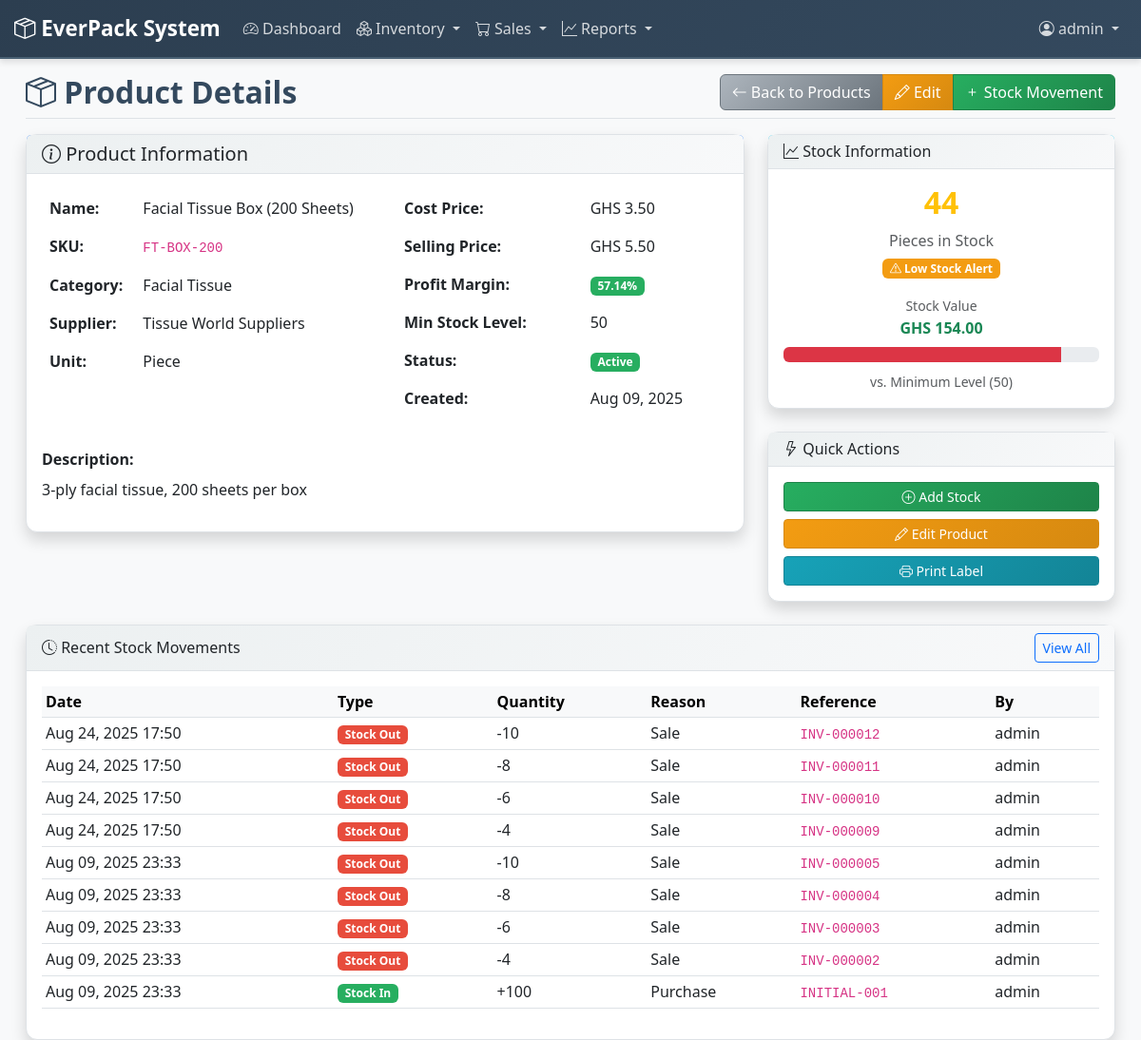
Before: /inventory/products/3/ (signed in) with the older database file.
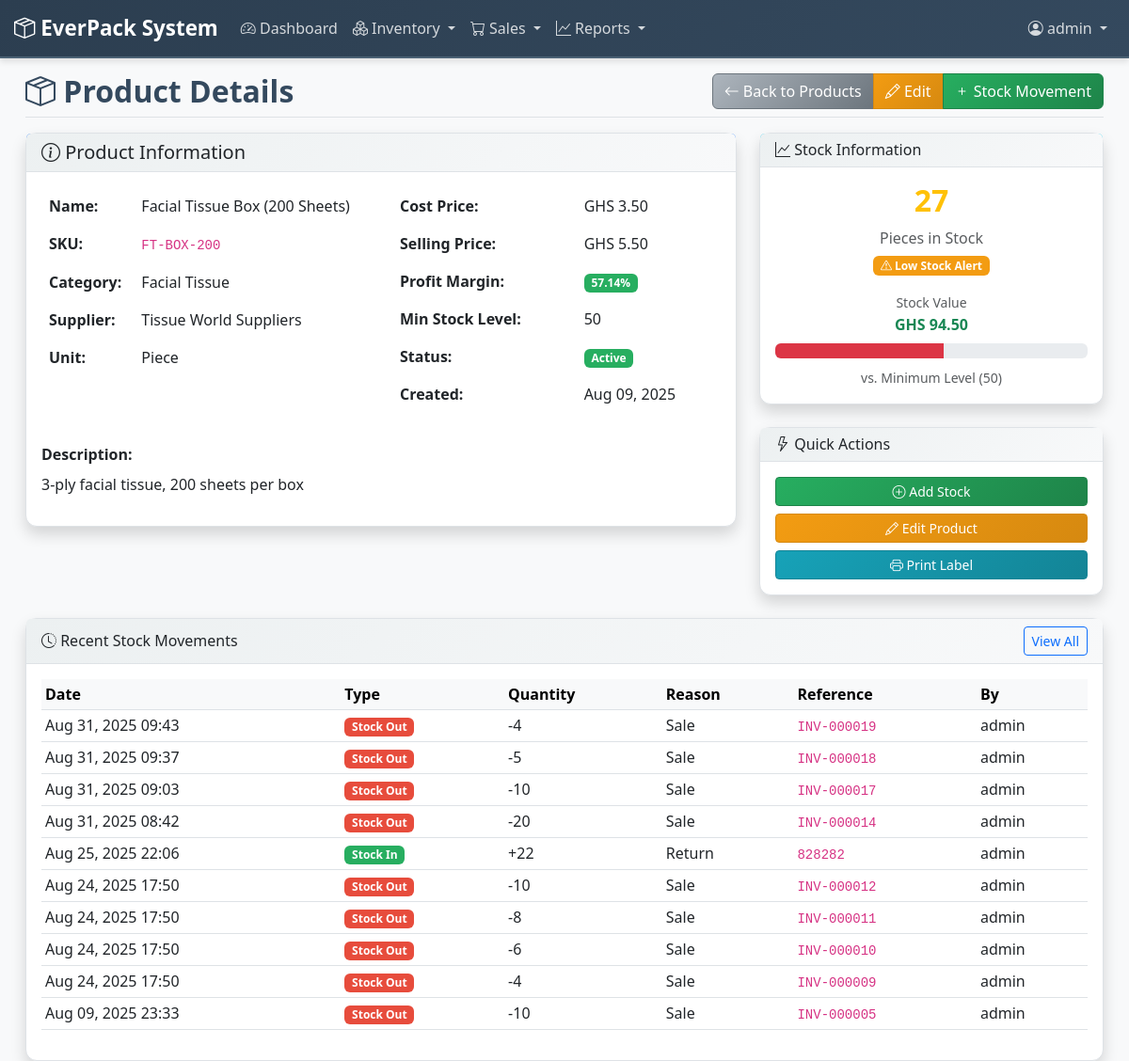
After: the same page with the newer database file.
### inventory/models.py (models this page shows, shortened)
class Product(models.Model):
    UNIT_CHOICES = [
        ('PACK', 'Pack'),
        ('CARTON', 'Carton'),
        ('PIECE', 'Piece'),
        ('ROLL', 'Roll'),
    ]
    name = models.CharField(max_length=200)
    description = models.TextField(blank=True)
    category = models.ForeignKey(Category, on_delete=models.CASCADE, related_name='products')
    sku = models.CharField(max_length=50, unique=True, help_text="Stock Keeping Unit")
    barcode = models.CharField(max_length=100, blank=True, null=True)
    unit = models.CharField(max_length=10, choices=UNIT_CHOICES, default='PACK')
    cost_price = models.DecimalField(max_digits=10, decimal_places=2)
    selling_price = models.DecimalField(max_digits=10, decimal_places=2)
    minimum_stock_level = models.PositiveIntegerField(default=10)
    supplier = models.ForeignKey(Supplier, on_delete=models.CASCADE, related_name='products')
    created_at = models.DateTimeField(auto_now_add=True)
    updated_at = models.DateTimeField(auto_now=True)
    is_active = models.BooleanField(default=True)
    @property
    def current_stock(self):
        stock_in = self.stock_movements.filter(movement_type='IN').aggregate(
            total=models.Sum('quantity'))['total'] or 0
        stock_out = self.stock_movements.filter(movement_type='OUT').aggregate(
            total=models.Sum('quantity'))['total'] or 0
        return stock_in - stock_out
    @property
    def stock_value(self):
        return self.current_stock * self.cost_price
    @property
    def is_low_stock(self):
        return self.current_stock <= self.minimum_stock_level
    @property
    def profit_margin(self):
        if self.cost_price > 0:
            return ((self.selling_price - self.cost_price) / self.cost_price) * 100
        return 0
    class Meta:
        ordering = ['name']

class StockMovement(models.Model):
    MOVEMENT_TYPES = [
        ('IN', 'Stock In'),
        ('OUT', 'Stock Out'),
        ('ADJUSTMENT', 'Adjustment'),
    ]
    MOVEMENT_REASONS = [
        ('PURCHASE', 'Purchase'),
        ('SALE', 'Sale'),
        ('RETURN', 'Return'),
        ('DAMAGE', 'Damage'),
        ('THEFT', 'Theft'),
        ('ADJUSTMENT', 'Stock Adjustment'),
        ('TRANSFER', 'Transfer'),
    ]
    product = models.ForeignKey(Product, on_delete=models.CASCADE, related_name='stock_movements')
    movement_type = models.CharField(max_length=10, choices=MOVEMENT_TYPES)
    quantity = models.PositiveIntegerField()
    reason = models.CharField(max_length=20, choices=MOVEMENT_REASONS)
    reference_number = models.CharField(max_length=100, blank=True, help_text="Invoice/Receipt number")
    notes = models.TextField(blank=True)
    created_by = models.ForeignKey(User, on_delete=models.CASCADE)
    created_at = models.DateTimeField(auto_now_add=True)
    class Meta:
        ordering = ['-created_at']

class Category(models.Model):
    name = models.CharField(max_length=100, unique=True)
    description = models.TextField(blank=True)
    created_at = models.DateTimeField(auto_now_add=True)
    class Meta:
        ordering = ['name']
        verbose_name_plural = 'Categories'

class Supplier(models.Model):
    name = models.CharField(max_length=200)
    contact_person = models.CharField(max_length=100)
    phone = models.CharField(max_length=20)
    email = models.EmailField(blank=True, null=True)
    address = models.TextField()
    created_at = models.DateTimeField(auto_now_add=True)
    updated_at = models.DateTimeField(auto_now=True)
    is_active = models.BooleanField(default=True)
    class Meta:
        ordering = ['name']

### inventory/views.py (the view)
# urls.py: path('products/<int:pk>/', views.ProductDetailView.as_view(), name='product_detail'),
class ProductDetailView(LoginRequiredMixin, DetailView):
    model = Product
    template_name = 'inventory/product_detail.html'
    context_object_name = 'product'
    def get_context_data(self, **kwargs):
        context = super().get_context_data(**kwargs)
        if self.object.minimum_stock_level > 0:
            stock_percentage = (self.object.current_stock / self.object.minimum_stock_level) * 100
            context['stock_percentage'] = min(100, stock_percentage)  # Cap at 100% for display
        else:
            context['stock_percentage'] = 100 if self.object.current_stock > 0 else 0
        return context

### accounts/templatetags/role_tags.py (called while the page is built, shortened)
@register.filter
def get_user_role(user):
    if not user or not user.is_authenticated:
        return None
    if user.is_superuser:
        return 'admin'

@register.simple_tag
def can_access_app(user, app_name):
    role = get_user_role(user)
    role_permissions = {
        'admin': ['dashboard', 'inventory', 'sales', 'reports', 'accounts'],
        'manager': ['dashboard', 'inventory', 'sales', 'reports', 'accounts'],
        'sales_rep': ['dashboard', 'inventory', 'sales']
    }
    if not role or role not in role_permissions:
        return False
    return app_name in role_permissions[role]

@register.simple_tag
def can_perform_action(user, action):
    role = get_user_role(user)
    role_actions = {
        'admin': ['view', 'add', 'change', 'delete'],
        'manager': ['view', 'add', 'change'],
        'sales_rep': ['view', 'add', 'change']
    }
    if not role or role not in role_actions:
        return False
    return action in role_actions[role]

### templates/inventory/product_detail.html (shortened to what the changed rows need)
{% extends 'base.html' %}
{% load role_tags %}
{% block page_title %}
    <i class="bi bi-box-seam"></i> Product Details
{% endblock %}
{% block content %}
<div class="row">
    <div class="col-lg-8">
        <div class="card shadow mb-4">
            <div class="card-body">
                <div class="row">
                    <div class="col-md-6">
                        <table class="table table-borderless">
                            <tr>
                                <td><strong>Name:</strong></td>
                                <td>{{ product.name }}</td>
                            </tr>
                            <tr>
                                <td><code>{{ product.sku }}</code></td>
                            </tr>
                            <tr>
                                <td><strong>Category:</strong></td>
                                <td>{{ product.category.name }}</td>
                            </tr>
                            <tr>
                                <td><strong>Supplier:</strong></td>
                                <td>{{ product.supplier.name }}</td>
                            </tr>
                            <tr>
                                <td><strong>Unit:</strong></td>
                                <td>{{ product.get_unit_display }}</td>
                            </tr>
                        </table>
                    </div>
                    <div class="col-md-6">
                        <table class="table table-borderless">
                            <tr>
                                <td><strong>Cost Price:</strong></td>
                                <td>GHS {{ product.cost_price }}</td>
                            </tr>
                            <tr>
                                <td><strong>Selling Price:</strong></td>
                                <td>GHS {{ product.selling_price }}</td>
                            </tr>
                            <tr>
                                <td>
                                    <span class="badge {% if product.profit_margin >= 20 %}bg-success{% elif product.profit_margin >= 10 %}bg-warning{% else %}bg-danger{% endif %}">
                                        {{ product.profit_margin|floatformat:2 }}%
                                    </span>
                                </td>
                            </tr>
                            <tr>
                                <td><strong>Min Stock Level:</strong></td>
                                <td>{{ product.minimum_stock_level }}</td>
                            </tr>
                            <tr>
                                <td><strong>Created:</strong></td>
                                <td>{{ product.created_at|date:"M d, Y" }}</td>
                            </tr>
                        </table>
                    </div>
                </div>
                {% if product.description %}
                <div class="mt-3">
                    <strong>Description:</strong>
                    <p class="mt-2">{{ product.description }}</p>
                </div>
                {% endif %}
            </div>
        </div>
    </div>
    <div class="col-lg-4">
        <div class="card shadow mb-4">
            <div class="card-body text-center">
                <div class="mb-3">
                    <h2 class="{% if product.is_low_stock %}text-warning{% elif product.current_stock == 0 %}text-danger{% else %}text-success{% endif %}">
                        {{ product.current_stock }}
                    </h2>
                    <p class="text-muted mb-1">{{ product.get_unit_display }}s in Stock</p>
                    {% if product.is_low_stock %}
                        <span class="badge bg-warning">
                            <i class="bi bi-exclamation-triangle"></i> Low Stock Alert
                        </span>
                    {% elif product.current_stock == 0 %}
                        <span class="badge bg-danger">
                            <i class="bi bi-x-circle"></i> Out of Stock
                        </span>
                    {% else %}
                        <span class="badge bg-success">
                            <i class="bi bi-check-circle"></i> In Stock
                        </span>
                    {% endif %}
                </div>
                <div class="row text-center">
                    <div class="col-12 mb-2">
                        <small class="text-muted">Stock Value</small><br>
                        <strong class="text-success">GHS {{ product.stock_value|floatformat:2 }}</strong>
                    </div>
                </div>
                <div class="progress mb-2">
                    <div class="progress-bar {% if stock_percentage <= 100 %}bg-danger{% elif stock_percentage <= 150 %}bg-warning{% else %}bg-success{% endif %}"
                         style="width: {{ stock_percentage|floatformat:0 }}%">
                    </div>
                </div>
                <small class="text-muted">vs. Minimum Level ({{ product.minimum_stock_level }})</small>
            </div>
        </div>
                    {% can_perform_action user 'delete' as can_manage_stock %}
                    {% can_perform_action user 'change' as can_edit %}
    </div>
</div>
{% can_perform_action user 'delete' as can_manage_stock %}
{% if can_manage_stock %}
<div class="row mt-4">
    <div class="col-12">
        <div class="card shadow">
            <div class="card-body">
                <div class="table-responsive">
                    <table class="table table-hover table-sm">
                        <thead class="table-light">
                            <tr>
                                <th>Date</th>
                                <th>Type</th>
                                <th>Quantity</th>
                                <th>Reason</th>
                                <th>Reference</th>
                                <th>By</th>
                            </tr>
                        </thead>
                        <tbody>
                            {% for movement in product.stock_movements.all|slice:":10" %}
                            <tr>
                                <td>{{ movement.created_at|date:"M d, Y H:i" }}</td>
                                <td>
                                    <span class="badge {% if movement.movement_type == 'IN' %}bg-success{% elif movement.movement_type == 'OUT' %}bg-danger{% else %}bg-warning{% endif %}">
                                        {{ movement.get_movement_type_display }}
                                    </span>
                                </td>
                                <td>
                                    {% if movement.movement_type == 'IN' %}+{% elif movement.movement_type == 'OUT' %}-{% endif %}{{ movement.quantity }}
                                </td>
                                <td>{{ movement.get_reason_display }}</td>
                                <td>
                                    {% if movement.reference_number %}
                                        <code>{{ movement.reference_number }}</code>
                                    {% else %}
                                        -
                                    {% endif %}
                                </td>
                                <td>{{ movement.created_by.get_full_name|default:movement.created_by.username }}</td>
                            </tr>
                            {% empty %}
                            <tr>
                                <td colspan="6" class="text-center text-muted">No stock movements found</td>
                            </tr>
                            {% endfor %}
                        </tbody>
                    </table>
                </div>
            </div>
        </div>
    </div>
</div>
{% endif %}
{% endblock %}

Changed rows visible on the page:
no longer on this page (row unchanged): StockMovement: created_at "Aug 09, 2025 23:33", movement_type "Stock Out", quantity "8", reason "Sale", reference_number "INV-000004", created_by.get_full_name "admin"
no longer on this page (row unchanged): StockMovement: created_at "Aug 09, 2025 23:33", movement_type "Stock Out", quantity "6", reason "Sale", reference_number "INV-000003", created_by.get_full_name "admin"
no longer on this page (row unchanged): StockMovement: created_at "Aug 09, 2025 23:33", movement_type "Stock Out", quantity "4", reason "Sale", reference_number "INV-000002", created_by.get_full_name "admin"
no longer on this page (row unchanged): StockMovement: created_at "Aug 09, 2025 23:33", movement_type "Stock In", quantity "100", reason "Purchase", reference_number "INITIAL-001", created_by.get_full_name "admin"
computed for Product "Facial Tissue Box (200 Sheets)": current_stock "44" → "27"; stock_value "154.00" → "94.50"
added StockMovement: created_at "Aug 31, 2025 09:43", movement_type "Stock Out", quantity "4", reason "Sale", reference_number "INV-000019", created_by.get_full_name "admin"
added StockMovement: created_at "Aug 31, 2025 09:37", movement_type "Stock Out", quantity "5", reason "Sale", reference_number "INV-000018", created_by.get_full_name "admin"
added StockMovement: created_at "Aug 31, 2025 09:03", movement_type "Stock Out", quantity "10", reason "Sale", reference_number "INV-000017", created_by.get_full_name "admin"
added StockMovement: created_at "Aug 31, 2025 08:42", movement_type "Stock Out", quantity "20", reason "Sale", reference_number "INV-000014", created_by.get_full_name "admin"
added StockMovement: created_at "Aug 25, 2025 22:06", movement_type "Stock In", quantity "22", reason "Return", reference_number "828282", created_by.get_full_name "admin"
Other visible differences:
{{ stock_percentage|floatformat:0 }}: 88 → 54 (drawn)
